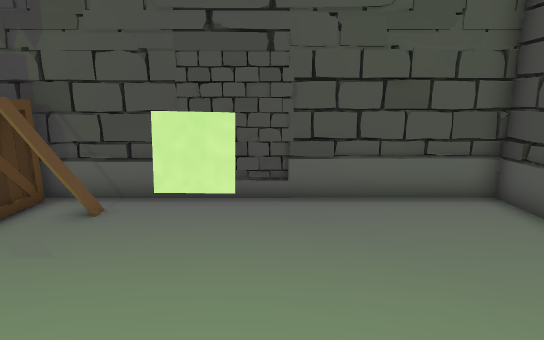
[1] (above)

15 first-person views from a walk through a 3-D level made in the Unity game engine. The camera is 1.3 m above the floor, tilts 12° down and sees 80° across. The floor is counted in squares, 0.5 m on a side. Each view is taken from the middle of a square. On the plan, view 1 faces up. The plan holds only what a view shows up to about 20 squares ahead; the rest is blank. The place goes on beyond the plan.

[2]
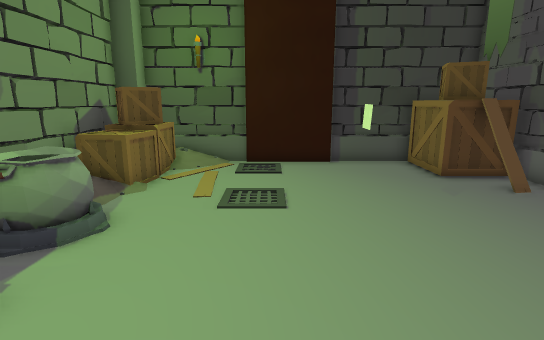

[3]
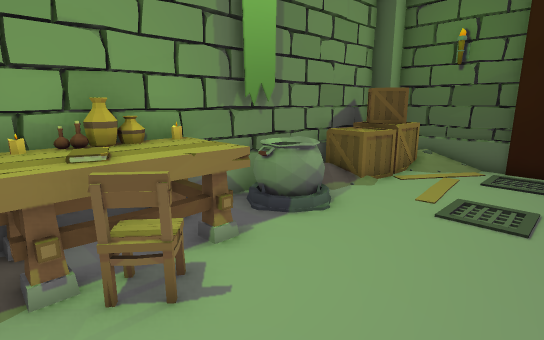

[4]
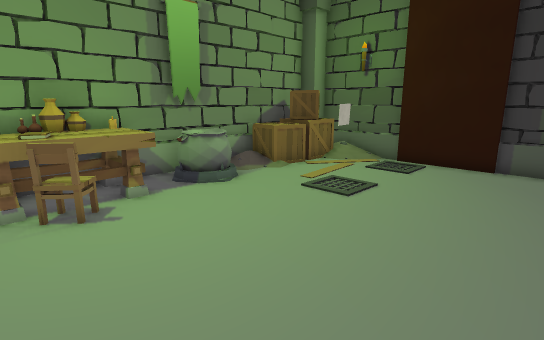

[5]
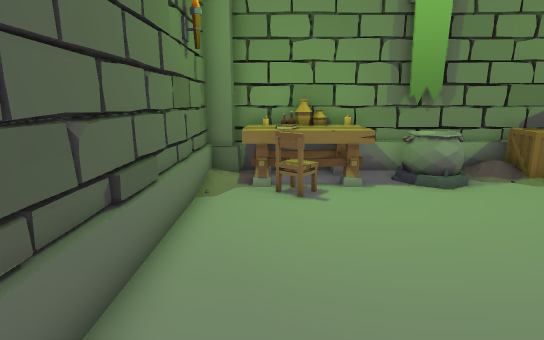

[6]
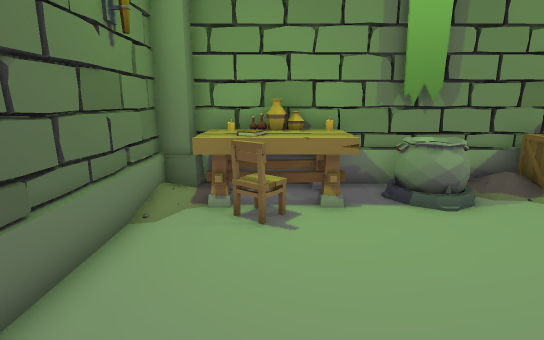

[7]
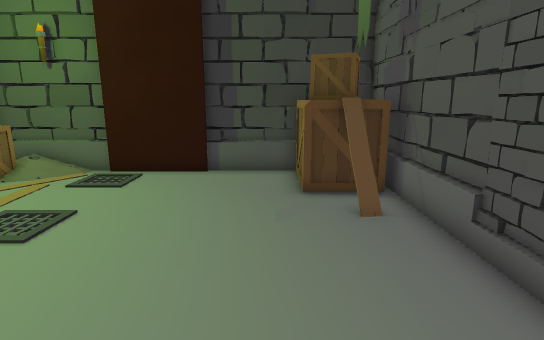

[8]
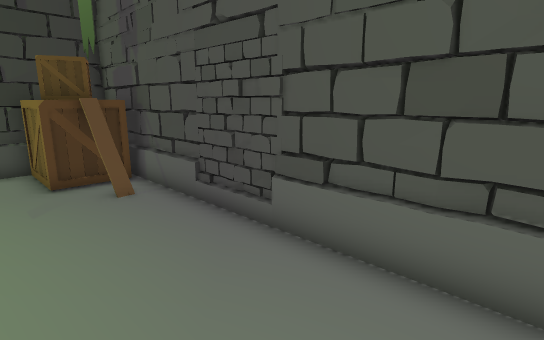

[9]
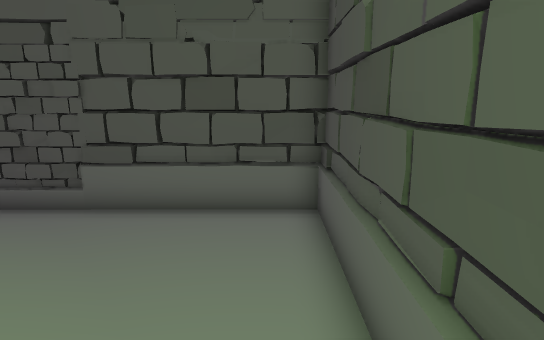

[10]
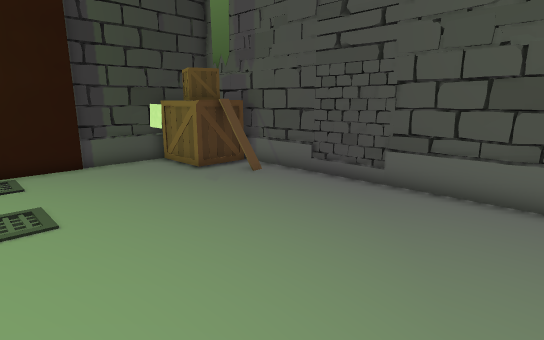

[11]
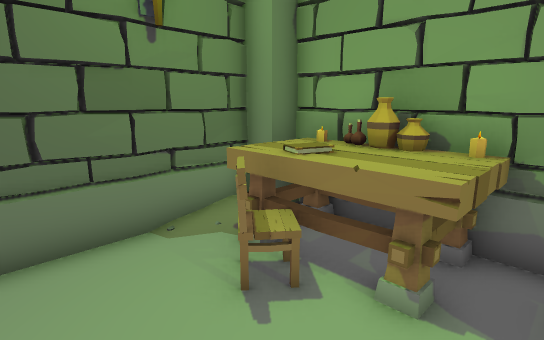

[12]
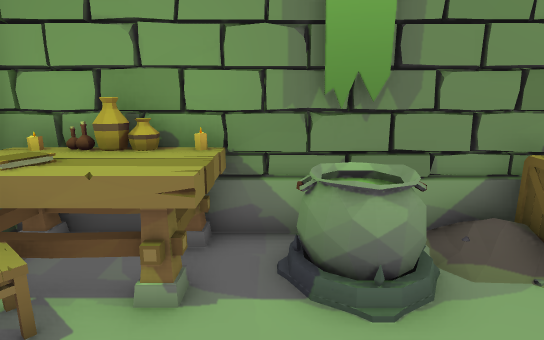

[13]
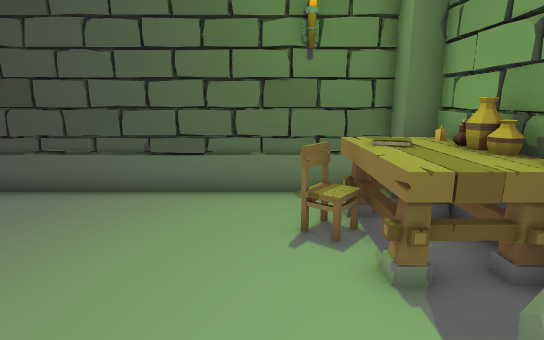

[14]
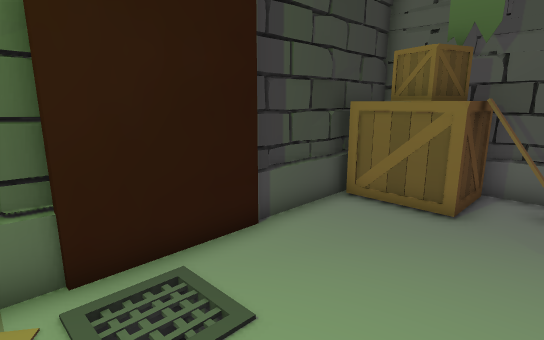

[15]
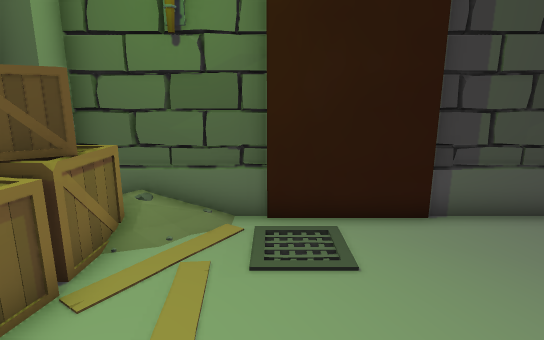

### Floor plan
Key: @ floor where view 1 was taken; # wall or solid block; . main floor; - floor 0.75 m lower than the main floor; O other object.
Columns run from 9 left of view 1 to 7 right of it. Each row starts with its distance up from view 1.
  9 ################
  8 #OOO#..........#
  7 #OOOO..........#
  6 #OOO...........#
  5 #..............#
  4 #..............#
  3 #..............#
  2 #..............#
  1 #........#.....#
  0 #--..--..@.....#
 -1 #--..--........#
 -2 #..............##
 -3 #...........OO.##
 -4 #OOOOO.OO.OOOOOO#
 -5 #OOOOO.OOOOOOOO##
 -6 ##########OOOO##
 -7          ######

Positions as (right, up) in squares from view 1, and headings:
1: (0, 0), facing up
2: (5, 0), facing left
3: (5, 1), facing down-left
4: (5, 5), facing down-left
5: (4, 6), facing down
6: (3, 4), facing down
7: (3, 5), facing left
8: (5, 4), facing up-left
9: (5, 1), facing up
10: (5, -1), facing up-left
11: (0, 0), facing down-right
12: (0, 0), facing down
13: (-3, -2), facing right
14: (-4, -2), facing up-left
15: (-2, -1), facing left
